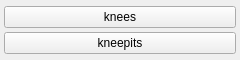
<?xml version="1.0" encoding="UTF-8"?>
<ui version="4.0">
 <class>body_parts_knees_menu</class>
 <widget class="QWidget" name="body_parts_knees_menu">
  <property name="geometry">
   <rect><x>0</x><y>0</y><width>240</width><height>60</height></rect>
  </property>
  <layout class="QGridLayout" name="grid">
   <property name="leftMargin"><number>4</number></property>
   <property name="topMargin"><number>4</number></property>
   <property name="rightMargin"><number>4</number></property>
   <property name="bottomMargin"><number>4</number></property>
   <property name="horizontalSpacing"><number>2</number></property>
   <property name="verticalSpacing"><number>2</number></property>
   <item row="0" column="0">
    <widget class="QPushButton" name="chk_knees">
     <property name="checkable"><bool>true</bool></property>
     <property name="text"><string>knees</string></property>
     <property name="tags" stdset="0"><string>knees</string></property>
    </widget>
   </item>
   <item row="1" column="0">
    <widget class="QPushButton" name="chk_kneepits">
     <property name="checkable"><bool>true</bool></property>
     <property name="text"><string>kneepits</string></property>
     <property name="tags" stdset="0"><string>kneepits</string></property>
    </widget>
   </item>
  </layout>
 </widget>
 <resources/>
 <connections/>
</ui>
